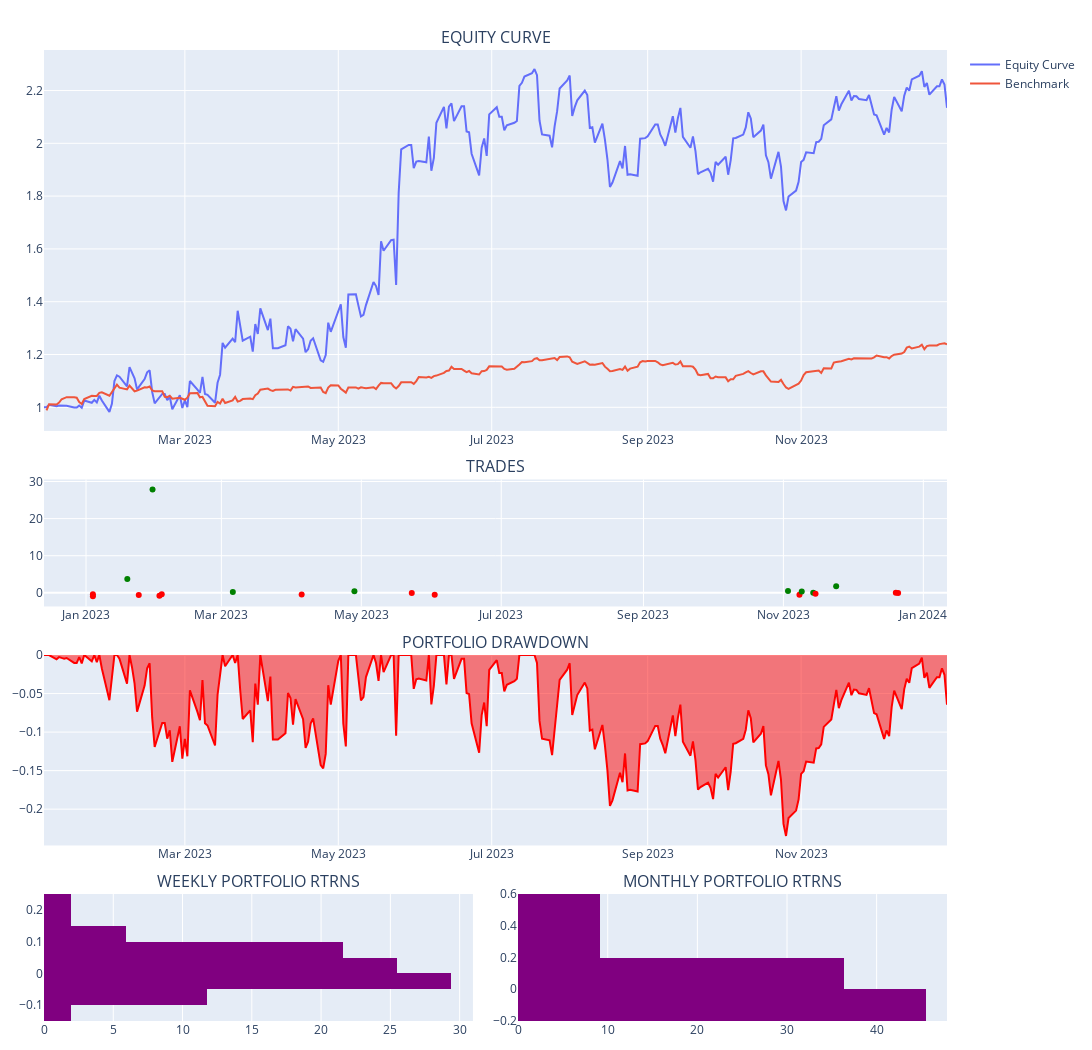

Notebook source saved alongside this figure:
### Code cell
evb_backtest.portfolio.plot_portfolio()

### Figure 1 — Plotly figure (JSON) as saved in the notebook; plotly's stock layout.template omitted (floating-point values rounded to 4 significant figures; data arrays with more than 128 entries replaced by an {"elided": "..."} marker saying what was removed)
{"data": [{"name": "Equity Curve", "showlegend": true, "type": "scatter", "x": {"elided": "258 str values"}, "xaxis": "x", "y": {"elided": "258 float values"}, "yaxis": "y"}, {"name": "Benchmark", "showlegend": true, "type": "scatter", "x": {"elided": "258 str values"}, "xaxis": "x", "y": {"elided": "258 float values"}, "yaxis": "y"}, {"customdata": [10, 1, 13, 5, 3, 10, 9, 5, 3, 5, 1, 8, 6, 7, 3, 7, 4, 1, 49, 90], "hovertemplate": "<b>%{text}</b><br><br>Date: %{x}<br>Size: %{customdata}<br>PnL: %{y}<br>", "marker": {"color": ["red", "red", "green", "red", "green", "red", "red", "green", "red", "green", "red", "red", "green", "red", "green", "green", "red", "green", "red", "red"]}, "mode": "markers", "name": "Ticker", "showlegend": false, "text": ["SBUX", "BA", "NVDA", "NFLX", "META", "AMD", "AAPL", "AAPL", "NFLX", "AMZN", "NFLX", "TSLA", "AAPL", "SBUX", "AMD", "AMZN", "TSLA", "BA", "NVDA", "META"], "type": "scatter", "x": ["2023-01-04T00:00:00", "2023-01-04T00:00:00", "2023-01-19T00:00:00", "2023-01-24T00:00:00", "2023-01-30T00:00:00", "2023-02-02T00:00:00", "2023-02-03T00:00:00", "2023-03-06T00:00:00", "2023-04-05T00:00:00", "2023-04-28T00:00:00", "2023-05-23T00:00:00", "2023-06-02T00:00:00", "2023-11-03T00:00:00", "2023-11-08T00:00:00", "2023-11-09T00:00:00", "2023-11-14T00:00:00", "2023-11-15T00:00:00", "2023-11-24T00:00:00", "2023-12-20T00:00:00", "2023-12-21T00:00:00"], "xaxis": "x2", "y": [-0.3823, -0.9488, 3.752, -0.5995, 27.82, -0.754, -0.397, 0.193, -0.4287, 0.4559, -0.01606, -0.5206, 0.5007, -0.5115, 0.3528, 0.04168, -0.2774, 1.767, -0.007372, -0.06339], "yaxis": "y2"}, {"fill": "tozeroy", "line": {"color": "red"}, "name": "Drawdown", "showlegend": false, "type": "scatter", "x": {"elided": "258 str values"}, "xaxis": "x3", "y": {"elided": "258 float values"}, "yaxis": "y3"}, {"histnorm": "percent", "marker": {"color": "purple"}, "showlegend": false, "type": "histogram", "xaxis": "x4", "y": [null, -0.003867, 0.01995, 0.0001402, 0.0878, -0.04302, -0.04958, -0.0218, 0.1077, -0.04786, 0.1711, 0.02138, 0.09752, -0.1095, 0.05869, -0.02646, 0.01945, 0.1099, -0.0282, 0.1484, 0.2409, -0.02207, 0.07488, 0.003042, -0.05932, 0.07601, -0.01976, 0.0895, -0.09731, 0.08553, -0.02032, -0.0742, -0.07554, 0.01697, 0.07648, -0.01771, 0.01696, -0.06625, 0.01512, 0.05283, 0.001371, -0.07763, -0.03606, 0.09299, 0.05221, 0.03831, 0.009346, -0.0285, 0.03321, 0.03044, -0.02588, -0.02285], "yaxis": "y4"}, {"histnorm": "percent", "marker": {"color": "purple"}, "showlegend": false, "type": "histogram", "xaxis": "x5", "y": [null, -0.01568, 0.3778, -0.06437, 0.4824, 0.1066, 0.06085, -0.09755, -0.04992, -0.03376, 0.1376, 0.01188], "yaxis": "y5"}], "layout": {"annotations": [{"font": {"size": 16}, "showarrow": false, "text": "EQUITY CURVE", "x": 0.5, "xanchor": "center", "xref": "paper", "y": 1.0, "yanchor": "bottom", "yref": "paper"}, {"font": {"size": 16}, "showarrow": false, "text": "TRADES", "x": 0.5, "xanchor": "center", "xref": "paper", "y": 0.5577, "yanchor": "bottom", "yref": "paper"}, {"font": {"size": 16}, "showarrow": false, "text": "PORTFOLIO DRAWDOWN", "x": 0.5, "xanchor": "center", "xref": "paper", "y": 0.3769, "yanchor": "bottom", "yref": "paper"}, {"font": {"size": 16}, "showarrow": false, "text": "WEEKLY PORTFOLIO RTRNS", "x": 0.2375, "xanchor": "center", "xref": "paper", "y": 0.1308, "yanchor": "bottom", "yref": "paper"}, {"font": {"size": 16}, "showarrow": false, "text": "MONTHLY PORTFOLIO RTRNS", "x": 0.7625, "xanchor": "center", "xref": "paper", "y": 0.1308, "yanchor": "bottom", "yref": "paper"}], "height": 1050, "hovermode": "x unified", "margin": {"b": 20, "l": 15, "r": 15, "t": 50}, "paper_bgcolor": "WHITE", "width": 1200, "xaxis": {"anchor": "y", "domain": [0, 1]}, "xaxis2": {"anchor": "y2", "domain": [0, 1]}, "xaxis3": {"anchor": "y3", "domain": [0, 1]}, "xaxis4": {"anchor": "y4", "domain": [0, 0.475]}, "xaxis5": {"anchor": "y5", "domain": [0.525, 1]}, "yaxis": {"anchor": "x", "domain": [0.6077, 1.0]}, "yaxis2": {"anchor": "x2", "domain": [0.4269, 0.5577]}, "yaxis3": {"anchor": "x3", "domain": [0.1808, 0.3769]}, "yaxis4": {"anchor": "x4", "domain": [0, 0.1308]}, "yaxis5": {"anchor": "x5", "domain": [0, 0.1308]}}}
